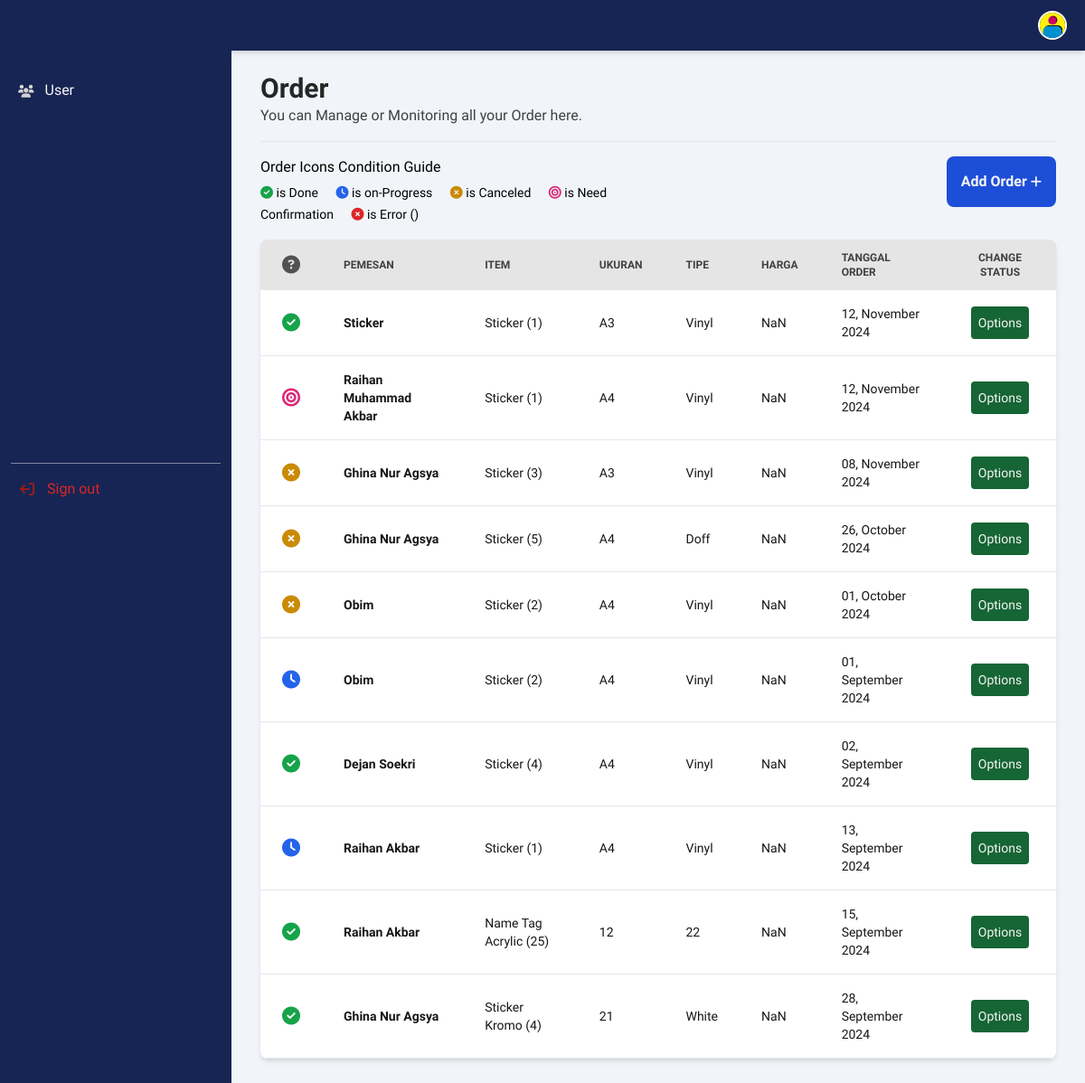
Page /order.php (signed in) on the committed database.
### tables this page shows
CREATE TABLE `menu` (
  `menu_id` int(11) NOT NULL,
  `menu_title` varchar(20) NOT NULL,
  `menu_url` varchar(100) NOT NULL,
  `menu_icon` varchar(255) NOT NULL,
  `menu_access` varchar(100) NOT NULL
);

CREATE TABLE `book` (
  `book_id` int(11) NOT NULL,
  `book_by` varchar(255) NOT NULL,
  `product_name` varchar(255) NOT NULL,
  `size` varchar(255) NOT NULL,
  `type` varchar(255) NOT NULL,
  `total` int(11) NOT NULL,
  `qty` int(11) NOT NULL,
  `status` int(11) NOT NULL,
  `book_date` date NOT NULL
);

### order.php (the view, shortened to what this page needs)
<?php
include_once 'conn.php';
?>
<!DOCTYPE html>
<html lang="en">
<head>
   <script src="https://cdn.tailwindcss.com"></script>
   <link href="https://cdnjs.cloudflare.com/ajax/libs/flowbite/2.3.0/flowbite.min.css" rel="stylesheet" />
   <link href="assets/css/custom.css" rel="stylesheet">
   <link rel="stylesheet" href="https://cdnjs.cloudflare.com/ajax/libs/font-awesome/6.5.2/css/all.min.css" />
</head>
<body class="bg-slate-100">
   <?php include '_navside.php' ?>
   <div class="p-4 sm:ml-64">
      <div class="p-4 mt-12">
         <div class="w-full">
            <h2 class="text-neutral-800 font-bold text-3xl">
               Order
            </h2>
            <p class="text-neutral-700 font-medium">You can Manage or Monitoring all your Order here.</p>
            <hr class="w-full bg-blue-950 rounded mt-4">
            <div class="columns-1 lg:columns-2">
               <div class="w-full pt-4 text-left">
                  <p class="font-medium text-md pb-1">Order Icons Condition Guide</p>
                  <span class="pr-4 font-medium text-sm">
                     <i class="fa fa-check-circle text-green-600 "></i>
                     is Done
                  </span>
                  <span class="pr-4 font-medium text-sm">
                     <i class="fa fa-clock animate-spin text-blue-600 "></i>
                     is on-Progress
                  </span>
                  <span class="pr-4 font-medium text-sm">
                     <i class="fa fa-times-circle text-yellow-600 "></i>
                     is Canceled
                  </span>
                  <span class="pr-4 font-medium text-sm">
                     <i class="fa fa-bullseye animate-pulse text-pink-600 "></i>
                     is Need Confirmation
                  </span>
                  <span class="pr-4 font-medium text-sm">
                     <i class="fa fa-times-circle text-red-600 "></i>
                     is Error ()
                  </span>
               </div>
               <div class="w-full pt-4 text-right">
                  <button class="w-full p-4 bg-blue-700 text-neutral-100 rounded-lg font-semibold text-md lg:w-fit" data-modal-target="add-order-modal" data-modal-toggle="add-order-modal">
                     Add Order
                     <i class="fa fa-plus text-sm"></i>
                  </button>
               </div>
            </div>
         </div>
         <div class="w-full pt-4">
            <div class="relative overflow-x-auto shadow-md sm:rounded-lg">
               <table class="w-full text-sm text-left rtl:text-right text-neutral-500">
                  <thead class="text-xs text-neutral-700 uppercase bg-neutral-200">
                     <tr>
                        <th scope="col" class="px-6 py-3">
                           <i class="fa fa-question-circle text-xl text-neutral-600"></i>
                        </th>
                        <th scope="col" class="px-6 py-3">
                           Pemesan
                        </th>
                        <th scope="col" class="px-6 py-3">
                           Item
                        </th>
                        <th scope="col" class="px-6 py-3">
                           Ukuran
                        </th>
                        <th scope="col" class="px-6 py-3">
                           Tipe
                        </th>
                        <th scope="col" class="px-6 py-3">
                           Harga
                        </th>
                        <th scope="col" class="px-6 py-3">
                           Tanggal Order
                        </th>
                        <th scope="col" class="px-6 py-3 text-center">
                           Change Status
                        </th>
                     </tr>
                  </thead>
                  <tbody>
                     <?php
                     include_once 'conn.php';
                     $query = mysqli_query($con, "SELECT * FROM book ORDER BY book_id DESC");
                     while ($book = mysqli_fetch_array($query)) {
                        $status = $book['status'];
                        if ($status == '1') {
                           $book_color = 'text-green-600';
                           $book_icon = 'fa fa-check-circle';
                        } else if ($status == '2') {
                           $book_color = 'text-blue-600';
                           $book_icon = 'fa fa-clock animate-spin';
                        } else if ($status == '3') {
                           $book_color = 'text-yellow-600';
                           $book_icon = 'fa fa-times-circle';
                        } else if ($status == '4') {
                           $book_color = 'text-pink-600';
                           $book_icon = 'fa fa-bullseye animate-pulse';
                        } else {
                           $book_status = 'Error';
                           $book_Tooltip = 'Something Missing!';
                           $book_color = 'text-red-600';
                           $book_icon = 'fa fa-exclamation-circle';
                        }
                     ?>
                        <tr class="bg-white border-b hover:bg-neutral-50 text-neutral-900">
                           <th scope="row" class="px-6 py-4 font-medium text-neutral-900 whitespace-nowrap">
                              <i class="<?= $book_icon; ?> text-xl <?= $book_color; ?>"></i>
                           </th>
                           <th scope="row" class="px-6 py-4">
                              <?= $book['book_by'] ?>
                           </th>
                           <td class="px-6 py-4 font-medium text-md">
                              <?= $book['product_name'] ?> (<?= $book['qty'] ?>)
                           </td>
                           <td class="px-6 py-4 font-medium text-md">
                              <?= $book['size'] ?>
                           </td>
                           <td class="px-6 py-4 font-medium text-md">
                              <?= $book['type'] ?>
                           </td>
                           <td class="px-6 py-4 font-medium text-md rp">
                           </td>
                           <td class="px-6 py-4 font-medium text-md">
                              <?php
                              $org_date = $book['book_date'];
                              $new_date = date("d, F Y", strtotime($org_date));
                              $book_id = $book['book_id'];
                              ?>
                              <?= $new_date; ?>
                           </td>
                           <td class="px-6 py-4 font-medium text-md text-center">
                              <button data-modal-target="con-modal-<?=$book_id;?>" data-modal-toggle="con-modal-<?=$book_id;?>" class="p-2 bg-green-800 text-neutral-100 rounded hover:bg-green-900">Options</button>
                           </td>
                        </tr>
                     <?php } ?>
                  </tbody>
               </table>
            </div>
         </div>
      </div>
   </div>
</body>
</html>

### _navside.php (shortened to what this page needs)
<nav class="fixed top-0 z-30 w-full bg-blue-950 shadow-md">
  <div class="px-3 py-3 lg:px-5 lg:pl-3">
    <div class="flex items-center justify-between">
      <div class="flex items-center justify-start rtl:justify-end">
        <a href="dashboard.php" class="flex ms-2 md:me-24">
          <p class="text-neutral-100 font-regular invisible md:visible">PRINT<span class="font-bold">MAX</span></p>
        </a>
      </div>
      <div class="flex items-center">
        <div class="flex items-center ms-3">
          <div>
            <button type="button" class="flex text-sm bg-gray-800 rounded-full focus:ring-4 focus:ring-gray-300" aria-expanded="false" data-dropdown-toggle="dropdown-user">
              <img class="w-8 h-8 rounded-full border-white border-2" src="assets/img/system/avatar.png" alt="user photo">
            </button>
          </div>
        </div>
      </div>
    </div>
  </div>
</nav>
<aside id="logo-sidebar" class="fixed top-0 left-0 z-40 w-64 h-screen pt-20 transition-transform -translate-x-full bg-blue-950 sm:translate-x-0" aria-label="Sidebar">
  <div class="h-full px-3 pb-4 overflow-y-auto bg-blue-950">
    <ul class="space-y-2 font-regular">
      <?php
      include_once 'conn.php';
      $role_id = $_SESSION['role_id'];
      $query = mysqli_query($con, "SELECT * FROM menu WHERE menu_access LIKE '%$role_id%'");
      while ($menus = mysqli_fetch_array($query)) {
      ?>
        <li class="hover:bg-neutral-950 rounded-lg hover:opacity-50">
          <a href="<?= $menus['menu_url']; ?>" class="flex items-center p-2 text-neutral-100 rounded-lg font-medium">
            <i class="fa <?= $menus['menu_icon']; ?> fa-sm fa-fw text-neutral-300"></i>
            <span class="ms-3 ml-2"><?= $menus['menu_title']; ?></span>
          </a>
        </li>
      <?php } ?>
      <li class="pt-96">
        <hr class="opacity-50">
      </li>
      <li class="hover:bg-neutral-950 rounded-lg hover:opacity-50">
        <a href="signout.php" class="flex items-center p-2 text-red-600 rounded-lg">
          <i class="fa fa-sign-out fa-rotate-180 fa-md fa-fw text-red-800"></i>
          <span class="ms-3 ml-2">Sign out</span>
        </a>
      </li>
    </ul>
  </div>
</aside>

### assets/css/custom.css (style rules this page uses)
body { font-family: "Quicksand", sans-serif; font-optical-sizing: auto; }

### rows in the picture
menu: menu_title "User"
book: status 1 (drawn), book_by "Sticker", product_name "Sticker", qty "1", size "A3", type "Vinyl", book_date "12, November 2024"
book: status 4 (drawn), book_by "Raihan Muhammad Akbar", product_name "Sticker", qty "1", size "A4", type "Vinyl", book_date "12, November 2024"
book: status 3 (drawn), book_by "Ghina Nur Agsya", product_name "Sticker", qty "3", size "A3", type "Vinyl", book_date "08, November 2024"
book: status 3 (drawn), book_by "Ghina Nur Agsya", product_name "Sticker", qty "5", size "A4", type "Doff", book_date "26, October 2024"
book: status 3 (drawn), book_by "Obim", product_name "Sticker", qty "2", size "A4", type "Vinyl", book_date "01, October 2024"
book: status 2 (drawn), book_by "Obim", product_name "Sticker", qty "2", size "A4", type "Vinyl", book_date "01, September 2024"
book: status 1 (drawn), book_by "Dejan Soekri", product_name "Sticker", qty "4", size "A4", type "Vinyl", book_date "02, September 2024"
book: status 2 (drawn), book_by "Raihan Akbar", product_name "Sticker", qty "1", size "A4", type "Vinyl", book_date "13, September 2024"
book: status 1 (drawn), book_by "Raihan Akbar", product_name "Name Tag Acrylic", qty "25", size "12", type "22", book_date "15, September 2024"
book: status 1 (drawn), book_by "Ghina Nur Agsya", product_name "Sticker Kromo", qty "4", size "21", type "White", book_date "28, September 2024"
